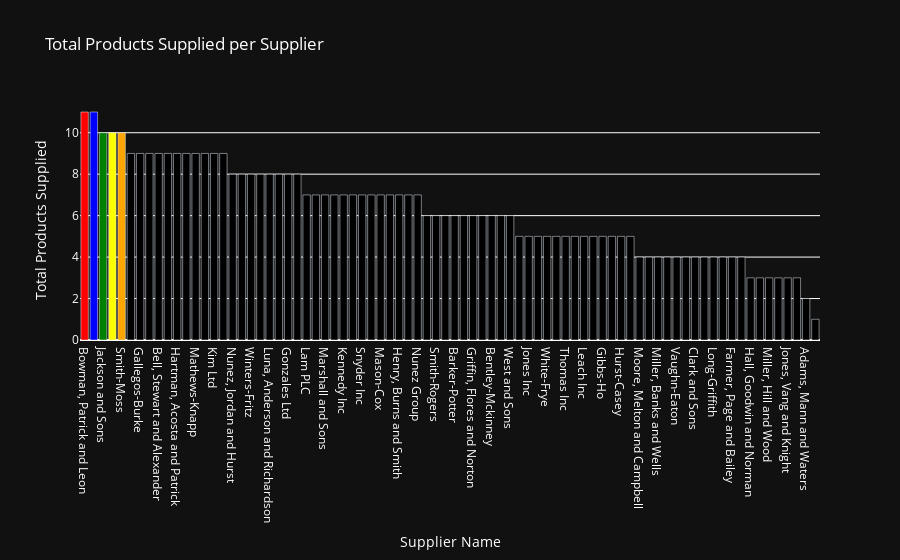

Here is the notebook cell this chart was saved with:
### Markdown cell above
db.delivery.aggregate([
  {
    $group: {
      _id: "$d_supplierID",
      supplierName: { $first: "$supplierName" },
      totalProductsSupplied: { $sum: 1 }
    }
  },
  {
    $lookup: {
      from: "supplier",
      localField: "_id",
      foreignField: "supplierID",
      as: "supplierDetails"
    }
  },
  {
    $unwind: "$supplierDetails"
  },
  {
    $project: {
      _id: 0,
      supplierID: "$_id",
      supplierName: "$supplierDetails.supplierName",
      totalProductsSupplied: 1
    }
  },
  {
    $sort: { totalProductsSupplied: -1 }
  }
])

### Code cell
collection= db['delivery']

pipeline = [
    {
        "$group": {
            "_id": "$d_supplierID",
            "supplierName": {"$first": "$supplierName"},
            "totalProductsSupplied": {"$sum": 1}
        }
    },
    {
        "$lookup": {
            "from": "supplier",
            "localField": "_id",
            "foreignField": "supplierID",
            "as": "supplierDetails"
        }
    },
    {
        "$unwind": "$supplierDetails"
    },
    {
        "$project": {
            "_id": 0,
            "supplierID": "$_id",
            "supplierName": "$supplierDetails.supplierName",
            "totalProductsSupplied": 1
        }
    },
    {
        "$sort": {"totalProductsSupplied": -1}
    }
]

# Run the aggregation pipeline
result = list(db.delivery.aggregate(pipeline))
res = list(collection.aggregate(pipeline))



df = pd.DataFrame(result)


fig = go.Figure(data=[
    go.Bar(x=df['supplierName'], y=df['totalProductsSupplied'])
])

fig.update_layout(
    title='Total Products Supplied per Supplier',
    xaxis=dict(title='Supplier Name'),
    yaxis=dict(title='Total Products Supplied'),
    plot_bgcolor='rgb(17,17,17)',  # Dark background color
    paper_bgcolor='rgb(17,17,17)',  # Dark paper color
    font=dict(color='white'),  # Set text color to white
)

custom_colors = ['red', 'blue', 'green', 'yellow', 'orange']   
fig.update_traces(marker_color=custom_colors)  

# Show the plot
fig.show()

### Figure 1 — Plotly figure (JSON) as saved in the notebook; plotly's stock layout.template omitted (floating-point values rounded to 4 significant figures)
{"data": [{"marker": {"color": ["red", "blue", "green", "yellow", "orange"]}, "type": "bar", "x": ["Bowman, Patrick and Leon", "Roberts Inc", "Jackson and Sons", "Adams Group", "Smith-Moss", "Ryan-Tucker", "Gallegos-Burke", "White PLC", "Bell, Stewart and Alexander", "Williams-Jacobson", "Hartman, Acosta and Patrick", "Williams-Pacheco", "Mathews-Knapp", "Johnson-Bailey", "Kim Ltd", "Shaw-Diaz", "Nunez, Jordan and Hurst", "Williamson-Huber", "Winters-Fritz", "Patterson LLC", "Luna, Anderson and Richardson", "Orr, Robinson and Curtis", "Gonzales Ltd", "Turner and Sons", "Lam PLC", "Schmidt PLC", "Marshall and Sons", "Hansen-Perez", "Kennedy Inc", "Pratt, Dickson and Powell", "Snyder Inc", "Dickerson Group", "Mason-Cox", "Stark, Alvarado and Miles", "Henry, Burns and Smith", "Duncan, Douglas and Johnson", "Nunez Group", "Hickman LLC", "Smith-Rogers", "Mills-Gray", "Barker-Potter", "Miller-Becker", "Griffin, Flores and Norton", "Jones, Hamilton and Thomas", "Bentley-Mckinney", "Reyes LLC", "West and Sons", "Jordan-Hull", "Jones Inc", "Morris-Moreno", "White-Frye", "Willis-Hernandez", "Thomas Inc", "Villanueva, Parker and Coleman", "Leach Inc", "Lawrence PLC", "Gibbs-Ho", "Morgan-Rivera", "Hurst-Casey", "White-Smith", "Moore, Melton and Campbell", "Blevins-Lambert", "Miller, Banks and Wells", "Smith, Anderson and Bryant", "Vaughn-Eaton", "Palmer-Estrada", "Clark and Sons", "Reynolds-Adams", "Long-Griffith", "Butler, Johnson and Decker", "Farmer, Page and Bailey", "Cooper Ltd", "Hall, Goodwin and Norman", "Massey, Valencia and Cox", "Miller, Hill and Wood", "Berry, Collins and Johnson", "Jones, Vang and Knight", "Larsen-Cook", "Adams, Mann and Waters", "Smith Inc"], "y": [11, 11, 10, 10, 10, 9, 9, 9, 9, 9, 9, 9, 9, 9, 9, 9, 8, 8, 8, 8, 8, 8, 8, 8, 7, 7, 7, 7, 7, 7, 7, 7, 7, 7, 7, 7, 7, 6, 6, 6, 6, 6, 6, 6, 6, 6, 6, 5, 5, 5, 5, 5, 5, 5, 5, 5, 5, 5, 5, 5, 4, 4, 4, 4, 4, 4, 4, 4, 4, 4, 4, 4, 3, 3, 3, 3, 3, 3, 2, 1]}], "layout": {"font": {"color": "white"}, "paper_bgcolor": "rgb(17,17,17)", "plot_bgcolor": "rgb(17,17,17)", "title": {"text": "Total Products Supplied per Supplier"}, "xaxis": {"title": {"text": "Supplier Name"}}, "yaxis": {"title": {"text": "Total Products Supplied"}}}}
